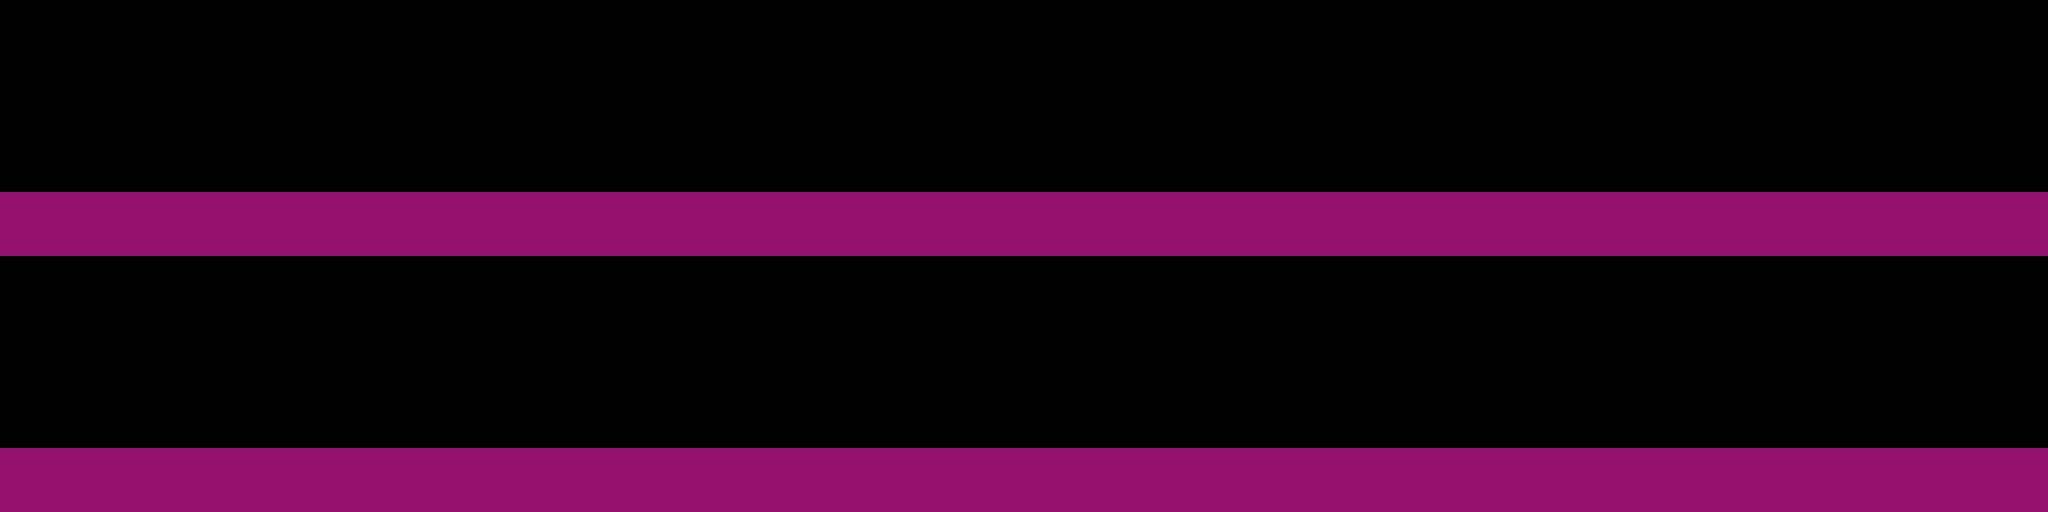

This game map was drawn from its Tiled (.tmx) file and the tilesets committed beside it. A one-line description and the trimmed map source follow:
An orthogonal 16x8 tile map with 128x64 px tiles, 2 tile layers (terrain, colliders), 2 tilesets and 1 object.

<map version="1.0" orientation="orthogonal" renderorder="right-down" width="16" height="8" tilewidth="128" tileheight="64" nextobjectid="1">
 <tileset firstgid="1" name="place_holder_platform" tilewidth="128" tileheight="64" tilecount="16" columns="4">
  <image source="place_holder_platform.png" width="512" height="256" />
  <tile id="0">
   <objectgroup draworder="index">
    <object id="1" x="0.25" y="0.5" width="128" height="64" />
   </objectgroup>
  </tile>
 </tileset>
 <tileset firstgid="17" name="place_holder_platform2" tilewidth="128" tileheight="64" tilecount="1" columns="1">
  <image source="place_holder_platform2.png" width="128" height="64" />
 </tileset>
 <layer name="terrain" width="16" height="8">
  <data>[128 cells, 32 non-empty, 1 distinct tile ids]</data>
 </layer>
 <layer name="colliders" width="16" height="8" opacity="0.53">
  <data>[128 cells, 32 non-empty, 1 distinct tile ids]</data>
 </layer>
</map>
